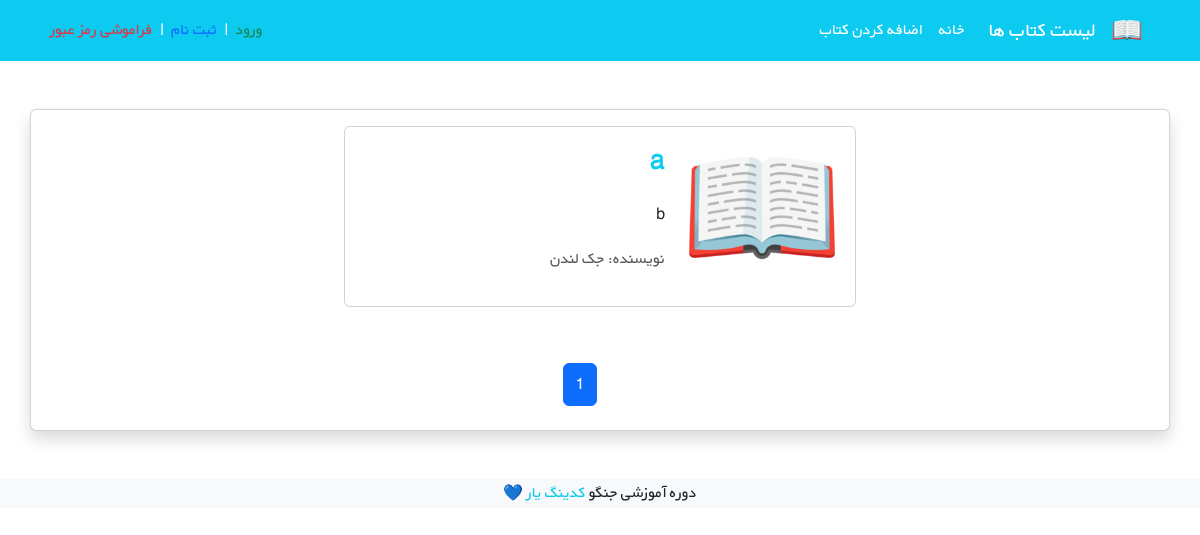
The page /books/ on the database as committed earlier.
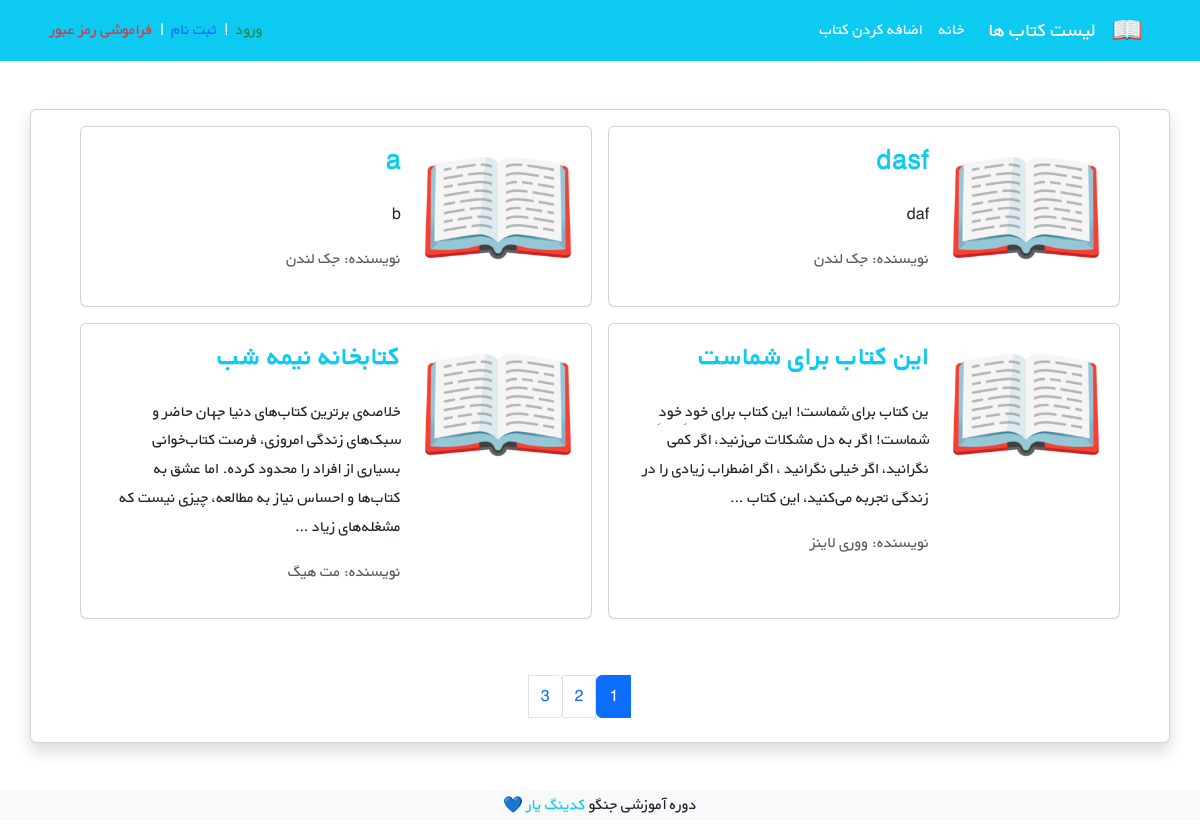
The same page on the database as committed later.
### books/models.py (models this page shows, shortened)
class Book(models.Model):
    title = models.CharField(max_length=255, verbose_name='عنوان کتاب')
    author = models.CharField(max_length=255, default='جک لندن', verbose_name='نویسنده')
    description = models.TextField(verbose_name='توضیحات')
    price = models.DecimalField(max_digits=6, decimal_places=2, default=9.99, verbose_name='قیمت')
    cover = models.ImageField(upload_to='covers/', blank=True, verbose_name='عکس جلد')
    translator = models.CharField(max_length=255, blank=True, verbose_name='مترجم')
    publisher = models.CharField(max_length=255, blank=True, verbose_name='ناشر')
    year_published = models.PositiveSmallIntegerField(null=True, blank=True, verbose_name='سال انتشار')
    number_of_pages = models.PositiveSmallIntegerField(null=True, blank=True, verbose_name='تعداد صفحات کتاب')
    datetime_created = models.DateTimeField(auto_now_add=True, verbose_name='زمان ایجاد کتاب')
    book_creator = models.ForeignKey(to=get_user_model(), on_delete=models.SET_NULL, null=True, verbose_name='ایجاد کننده کتاب')
    def get_absolute_url(self):
        return reverse("book_detail", kwargs={"pk": self.pk})

### books/views.py (the view)
# urls.py: path('', BookListView.as_view(), name='books'),
class BookListView(generic.ListView):
    model = Book
    template_name = 'books/book_list.html'
    context_object_name = 'books'
    paginate_by=4

### books/templates/books/book_list.html (shortened to what this page needs)
{% extends "_base.html" %}
{% load static %}
{% block content %}
<div class="row flex-row-reverse justify-content-md-center">
    {% for book in books %}
    <div class="card m-2" style="max-width: 45%">
        <div class="row g-0 h-100" dir="rtl">
            <div class="col-md-4">
                {% if book.cover %}
                <img src="{{ book.cover.url }}"
                class="img-fluid rounded-start p-1" alt="...">
                {% else %}
                <img src="{% static 'icons/book.png' %}"
                class="img-fluid rounded-start p-1" alt="...">
                {% endif %}
            </div>
            <div class="col-md-8 h-100">
                <div class="d-flex flex-column justify-content-between h-100">
                    <div class="card-body">
                        <h3 class="card-title"><strong><a class="text-info text-decoration-none" href="{{book.get_absolute_url}}">{{ book.title }}</a></strong></h3>
                        <p class="card-text pt-3">{{ book.description|truncatewords:32 }}</p>
                        <p class="text-muted">نویسنده: {{ book.author }}</p>
                    </div>
                </div>
            </div>
        </div>
    </div>
    {% endfor %}
</div>
<div class="mt-5">
<nav aria-label="Page navigation example">
    <ul class="pagination justify-content-center">
        {% for i in page_obj.paginator.page_range %}
            {% if page_obj.number == i %}
                <li class="page-item active"><span class="page-link">{{ i }} </span></li>
            {% elif i > page_obj.number|add:'-4' and i < page_obj.number|add:'4' %}
                <li class="page-item"><a class="page-link" href="?page={{ i }}">{{ i }}</a></li>
            {% endif %}
        {% endfor %}
    </ul>
  </nav>
</div>
{% endblock content %}
{% block footer %}
<footer class="bg-light text-center text-lg-start mt-5">
    <div class="text-center bg-grey">
        <p>دوره آموزشی جنگو <a class="text-info text-decoration-none" href="https://codingyar.com/" target="_blank">کدینگ یار 💙</a></p>
    </div>
</footer>
{% endblock footer %}

### templates/_base.html (shortened to what this page needs)
{% load static %}
<!doctype html>
<html lang="en">
<head>
    <link rel="stylesheet" href="{% static 'bootstrap/bootstrap.min.css' %}">
    <link rel="stylesheet" href="{% static 'css/style.css' %} ">
</head>
<body dir="rtl">
    <nav class="navbar navbar-expand-lg navbar-dark bg-info" dir="rtl">
        <div class="container">
            <a class="navbar-brand" href="{% url 'books' %}">
                <img src="{% static 'icons/book.png' %}" alt="لوگو کتاب" height="30"
                     class="d-inline-block align-text-top">
            </a>
            <a class="navbar-brand mx-3" href="{% url 'books' %}">لیست کتاب ها</a>
            <div class="collapse navbar-collapse" id="navbarNavAltMarkup">
                <div class="navbar-nav">
                    <a class="nav-link active" aria-current="page" href="{% url 'home' %}">خانه</a>
                    <a class="nav-link active" href="{% url 'book_create' %}">اضافه کردن کتاب</a>
                </div>
            </div>
            {% if user.is_authenticated %}
                <div class="text-white">
                    <form action="{% url 'logout' %}" method="POST">
                        {% csrf_token %}
                        <span class="mx-2 text-success">
                            خوش آمدی {{ user }}
                        </span>
                        |
                        <a class="mx-2 text-primary text-decoration-none" href="{% url 'password_change' %}">تغییر رمز عبور</a>
                        |
                        <input type="submit" class="btn btn-link text-danger text-decoration-none" value="خروج">
                    </form>
                </div>
            {% else %}
                <div class="mx-1 text-white">
                    <a href="{% url 'login' %}" class="mx-1 text-success text-decoration-none">ورود</a>
                    |
                    <a href="{% url 'signup' %}" class="mx-1 text-primary text-decoration-none">ثبت نام</a>
                    |
                    <a href="{% url 'password_reset' %}" class="mx-1 text-danger text-decoration-none">فراموشی رمز عبور</a>
                </div>
            {% endif %}
    </nav>
    <div class='container card shadow my-5 py-2'>
    {% block content %}{% endblock content %}
    </div>
    {% block footer %}{% endblock footer %}
</body>
</html>

### static/css/style.css (style rules this page uses)
* { font-family: 'BYekan', sans-serif; line-height: 1.8rem; }

Rows that differ between the two databases and show on the page:
added Book: title "dasf", description "daf", author "جک لندن"
added Book: title "کتابخانه نیمه شب", description "خلاصه‌ی برترین کتاب‌های دنیا جهان حاضر و سبک‌های زندگی امروزی، فرصت کتاب‌خوانی بسیاری از افراد را محدود کرده. اما عشق به کتاب‌ها و احساس نیاز به مطالعه، چیزی نیست که مشغله‌های زیاد …", author "مت هیگ"
added Book: title "این کتاب برای شماست", description "ین کتاب برای شماست! این کتاب برای خودِ خودِ شماست! اگر به دل مشکلات می‌زنید، اگر کمی نگرانید، اگر خیلی نگرانید ، اگر اضطراب زیادی را در زندگی تجربه می‌کنید، این کتاب …", author "ووری لاینز"
Other text that changed with them:
new list line: "2"
new list line: "3"
